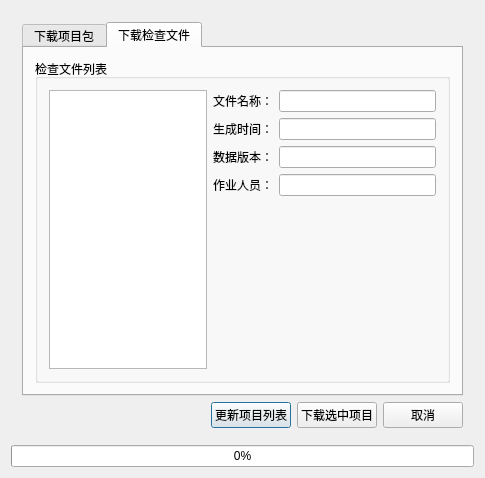
<?xml version="1.0" encoding="UTF-8"?>
<ui version="4.0">
 <class>DownloadPrjDataDlg</class>
 <widget class="QDialog" name="DownloadPrjDataDlg">
  <property name="geometry">
   <rect>
    <x>0</x>
    <y>0</y>
    <width>485</width>
    <height>478</height>
   </rect>
  </property>
  <property name="windowTitle">
   <string>下载数据包</string>
  </property>
  <layout class="QGridLayout" name="gridLayout_3">
   <item row="2" column="0">
    <widget class="QProgressBar" name="progressBar">
     <property name="value">
      <number>0</number>
     </property>
     <property name="alignment">
      <set>Qt::AlignCenter</set>
     </property>
    </widget>
   </item>
   <item row="0" column="0">
    <widget class="QStackedWidget" name="stackedWidget">
     <property name="currentIndex">
      <number>0</number>
     </property>
     <widget class="QWidget" name="page">
      <layout class="QGridLayout" name="gridLayout_2">
       <item row="0" column="0" colspan="4">
        <widget class="QTabWidget" name="tabWidget">
         <property name="currentIndex">
          <number>1</number>
         </property>
         <widget class="QWidget" name="tab">
          <attribute name="title">
           <string>下载项目包</string>
          </attribute>
          <layout class="QGridLayout" name="gridLayout_4">
           <item row="0" column="0">
            <widget class="QGroupBox" name="groupBox">
             <property name="title">
              <string>项目列表</string>
             </property>
             <layout class="QGridLayout" name="gridLayout" columnstretch="2,0,2">
              <item row="0" column="1">
               <widget class="QLabel" name="label">
                <property name="text">
                 <string>项目名称：</string>
                </property>
               </widget>
              </item>
              <item row="0" column="2">
               <widget class="QLineEdit" name="lineEdit_name">
                <property name="readOnly">
                 <bool>true</bool>
                </property>
               </widget>
              </item>
              <item row="1" column="1">
               <widget class="QLabel" name="label_create_time">
                <property name="text">
                 <string>创建时间：</string>
                </property>
               </widget>
              </item>
              <item row="1" column="2">
               <widget class="QLineEdit" name="lineEdit_create_time">
                <property name="readOnly">
                 <bool>true</bool>
                </property>
               </widget>
              </item>
              <item row="2" column="1">
               <widget class="QLabel" name="label_4">
                <property name="text">
                 <string>修改时间：</string>
                </property>
               </widget>
              </item>
              <item row="2" column="2">
               <widget class="QLineEdit" name="lineEdit_data_time">
                <property name="readOnly">
                 <bool>true</bool>
                </property>
               </widget>
              </item>
              <item row="3" column="1">
               <widget class="QLabel" name="label_3">
                <property name="text">
                 <string>文件大小：</string>
                </property>
               </widget>
              </item>
              <item row="3" column="2">
               <widget class="QLineEdit" name="lineEdit_size">
                <property name="readOnly">
                 <bool>true</bool>
                </property>
               </widget>
              </item>
              <item row="4" column="2">
               <spacer name="verticalSpacer">
                <property name="orientation">
                 <enum>Qt::Vertical</enum>
                </property>
                <property name="sizeHint" stdset="0">
                 <size>
                  <width>20</width>
                  <height>105</height>
                 </size>
                </property>
               </spacer>
              </item>
              <item row="0" column="0" rowspan="5">
               <widget class="QListWidget" name="listWidget">
                <property name="selectionBehavior">
                 <enum>QAbstractItemView::SelectRows</enum>
                </property>
                <property name="gridSize">
                 <size>
                  <width>0</width>
                  <height>25</height>
                 </size>
                </property>
               </widget>
              </item>
             </layout>
            </widget>
           </item>
          </layout>
         </widget>
         <widget class="QWidget" name="tab_2">
          <attribute name="title">
           <string>下载检查文件</string>
          </attribute>
          <layout class="QGridLayout" name="gridLayout_5">
           <item row="0" column="0">
            <widget class="QGroupBox" name="groupBox_2">
             <property name="title">
              <string>检查文件列表</string>
             </property>
             <layout class="QGridLayout" name="gridLayout_6" columnstretch="2,0,2">
              <item row="0" column="0" rowspan="5">
               <widget class="QListWidget" name="listWidget_2">
                <property name="selectionBehavior">
                 <enum>QAbstractItemView::SelectRows</enum>
                </property>
               </widget>
              </item>
              <item row="0" column="1">
               <widget class="QLabel" name="label_2">
                <property name="text">
                 <string>文件名称：</string>
                </property>
               </widget>
              </item>
              <item row="0" column="2">
               <widget class="QLineEdit" name="lineEdit_wjmc">
                <property name="readOnly">
                 <bool>true</bool>
                </property>
               </widget>
              </item>
              <item row="1" column="1">
               <widget class="QLabel" name="label_5">
                <property name="text">
                 <string>生成时间：</string>
                </property>
               </widget>
              </item>
              <item row="1" column="2">
               <widget class="QLineEdit" name="lineEdit_scsj">
                <property name="readOnly">
                 <bool>true</bool>
                </property>
               </widget>
              </item>
              <item row="2" column="1">
               <widget class="QLabel" name="label_6">
                <property name="text">
                 <string>数据版本：</string>
                </property>
               </widget>
              </item>
              <item row="2" column="2">
               <widget class="QLineEdit" name="lineEdit_sjbb">
                <property name="readOnly">
                 <bool>true</bool>
                </property>
               </widget>
              </item>
              <item row="3" column="1">
               <widget class="QLabel" name="label_7">
                <property name="text">
                 <string>作业人员：</string>
                </property>
               </widget>
              </item>
              <item row="3" column="2">
               <widget class="QLineEdit" name="lineEdit_zyry">
                <property name="readOnly">
                 <bool>true</bool>
                </property>
               </widget>
              </item>
              <item row="4" column="2">
               <spacer name="verticalSpacer_2">
                <property name="orientation">
                 <enum>Qt::Vertical</enum>
                </property>
                <property name="sizeHint" stdset="0">
                 <size>
                  <width>20</width>
                  <height>205</height>
                 </size>
                </property>
               </spacer>
              </item>
             </layout>
            </widget>
           </item>
          </layout>
         </widget>
        </widget>
       </item>
       <item row="1" column="0">
        <spacer name="horizontalSpacer">
         <property name="orientation">
          <enum>Qt::Horizontal</enum>
         </property>
         <property name="sizeHint" stdset="0">
          <size>
           <width>169</width>
           <height>17</height>
          </size>
         </property>
        </spacer>
       </item>
       <item row="1" column="1">
        <widget class="QPushButton" name="pushButton_reflash">
         <property name="text">
          <string>更新项目列表</string>
         </property>
        </widget>
       </item>
       <item row="1" column="2">
        <widget class="QPushButton" name="pushButton_download">
         <property name="text">
          <string>下载选中项目</string>
         </property>
        </widget>
       </item>
       <item row="1" column="3">
        <widget class="QPushButton" name="pushButton_close">
         <property name="text">
          <string>取消</string>
         </property>
        </widget>
       </item>
      </layout>
     </widget>
     <widget class="QWidget" name="page_2">
      <layout class="QGridLayout" name="gridLayout_7">
       <item row="0" column="0">
        <widget class="QLabel" name="label_8">
         <property name="text">
          <string>数据包位置：</string>
         </property>
        </widget>
       </item>
       <item row="0" column="1" colspan="3">
        <widget class="QLineEdit" name="lineEdit_packetpath">
         <property name="minimumSize">
          <size>
           <width>0</width>
           <height>25</height>
          </size>
         </property>
         <property name="readOnly">
          <bool>true</bool>
         </property>
        </widget>
       </item>
       <item row="0" column="4">
        <widget class="QPushButton" name="pushButton_scan">
         <property name="text">
          <string>浏览</string>
         </property>
        </widget>
       </item>
       <item row="1" column="0">
        <widget class="QLabel" name="label_9">
         <property name="text">
          <string>项目名称：</string>
         </property>
        </widget>
       </item>
       <item row="2" column="0">
        <widget class="QLabel" name="label_10">
         <property name="text">
          <string>作业人员：</string>
         </property>
        </widget>
       </item>
       <item row="3" column="0">
        <widget class="QLabel" name="label_12">
         <property name="text">
          <string>设备编号：</string>
         </property>
        </widget>
       </item>
       <item row="4" column="0">
        <widget class="QLabel" name="label_11">
         <property name="text">
          <string>备注信息：</string>
         </property>
        </widget>
       </item>
       <item row="5" column="0" colspan="2">
        <spacer name="horizontalSpacer_2">
         <property name="orientation">
          <enum>Qt::Horizontal</enum>
         </property>
         <property name="sizeHint" stdset="0">
          <size>
           <width>173</width>
           <height>20</height>
          </size>
         </property>
        </spacer>
       </item>
       <item row="5" column="2">
        <widget class="QPushButton" name="pushButton_upload">
         <property name="text">
          <string>上传</string>
         </property>
        </widget>
       </item>
       <item row="5" column="3" colspan="2">
        <spacer name="horizontalSpacer_3">
         <property name="orientation">
          <enum>Qt::Horizontal</enum>
         </property>
         <property name="sizeHint" stdset="0">
          <size>
           <width>173</width>
           <height>20</height>
          </size>
         </property>
        </spacer>
       </item>
       <item row="1" column="1" colspan="3">
        <widget class="QLineEdit" name="lineEdit_upload_xmmc">
         <property name="minimumSize">
          <size>
           <width>0</width>
           <height>25</height>
          </size>
         </property>
         <property name="readOnly">
          <bool>true</bool>
         </property>
        </widget>
       </item>
       <item row="2" column="1" colspan="3">
        <widget class="QLineEdit" name="lineEdit_upload_zyry">
         <property name="minimumSize">
          <size>
           <width>0</width>
           <height>25</height>
          </size>
         </property>
        </widget>
       </item>
       <item row="3" column="1" colspan="3">
        <widget class="QLineEdit" name="lineEdit_upload_sbbh">
         <property name="minimumSize">
          <size>
           <width>0</width>
           <height>25</height>
          </size>
         </property>
         <property name="readOnly">
          <bool>false</bool>
         </property>
        </widget>
       </item>
       <item row="4" column="1" colspan="3">
        <widget class="QLineEdit" name="lineEdit_upload_bz">
         <property name="minimumSize">
          <size>
           <width>0</width>
           <height>25</height>
          </size>
         </property>
        </widget>
       </item>
      </layout>
     </widget>
    </widget>
   </item>
  </layout>
 </widget>
 <layoutdefault spacing="6" margin="11"/>
 <resources/>
 <connections/>
</ui>
